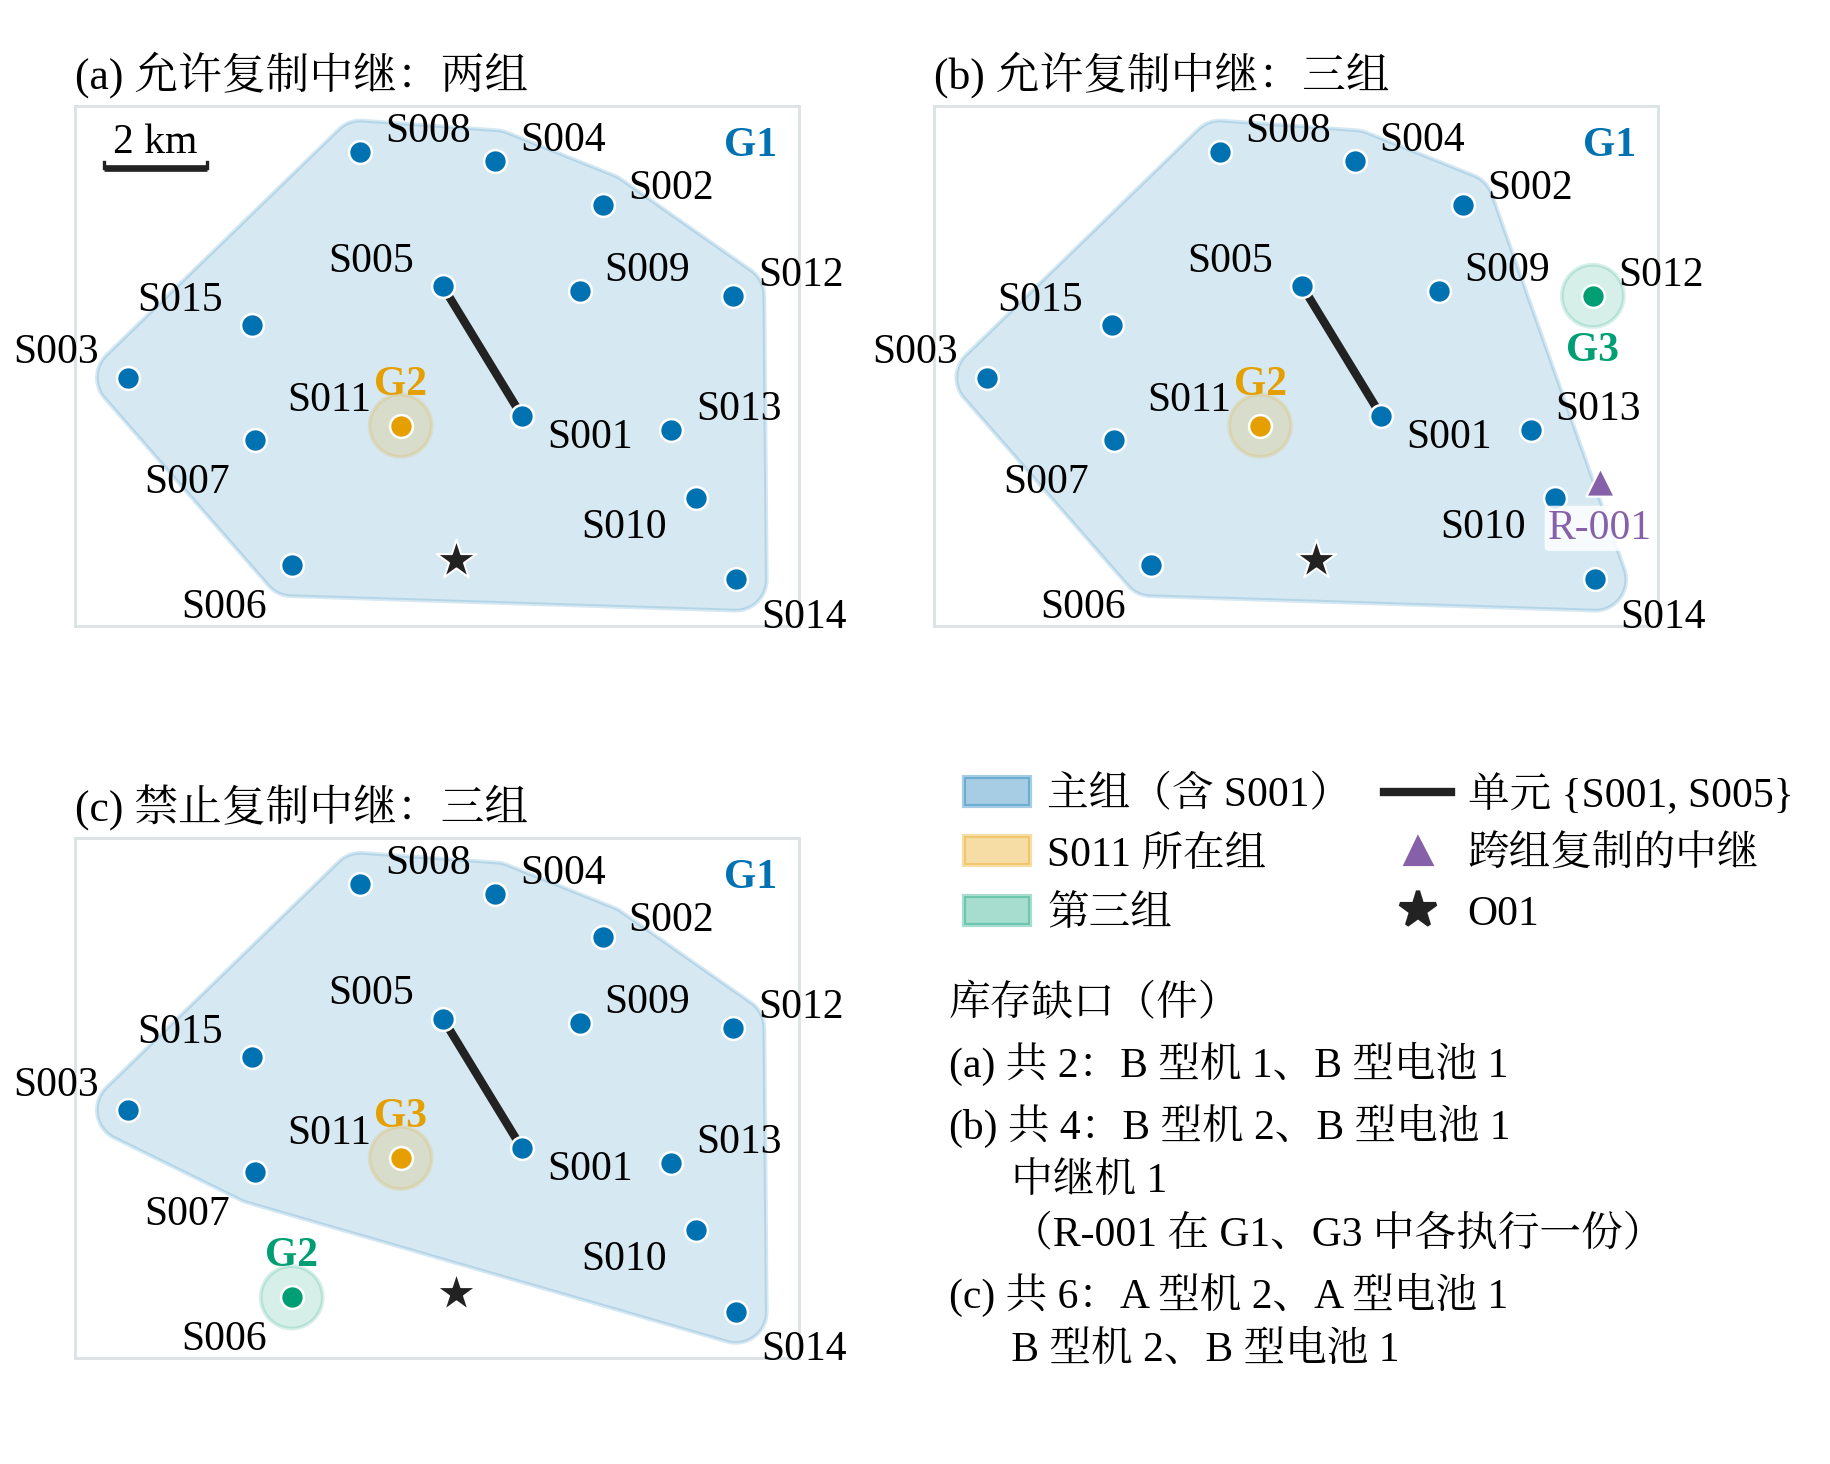

Reproduce this figure in Python.
"""图24 改进版：问题四的分区方案（原图源 figures/src/fig_q4_partition.py 的副本修改）。

改动：由 3×1 小图改为 2×2 布局（第四格放图例与各方案缺口），放大地图；用凸包底色区分各组；
各子图组色按组成员统一（含 S001 的主组为蓝色，S011 所在组为橙色，第三组为绿色），组号仍按原结果标注；
标出不可拆单元 {S001, S005}（同一架次 Q3-M002）以及跨组复制的中继任务（悬停点处标注）；删去图内标题与说明。
数据：原图源同名 CSV（各方案各节点的组别与经纬度），并与 results/q4.json、q4_no_copy_sensitivity.json 的
selected 方案逐项核对；中继悬停点取 results/q3.json。
"""
import sys
from pathlib import Path
HERE = Path(__file__).resolve().parent
sys.path.insert(0, str(HERE.parent / "lib"))
import math
from collections import defaultdict
import numpy as np
import figkit as fk
import matplotlib.pyplot as plt
from matplotlib.lines import Line2D
from matplotlib.patches import Patch, Polygon
from scipy.spatial import ConvexHull

STEM = "fig_q4_partition"
SRC_CSV = fk.ORIG_FIG / "src" / f"{STEM}.csv"
SCHEMES = [("copy_2", "q4", 2, "(a) 允许复制中继：两组"), ("copy_3", "q4", 3, "(b) 允许复制中继：三组"),
           ("no_copy_3", "nc", 3, "(c) 禁止复制中继：三组")]
COL = {"main": "#0072B2", "s011": "#E69F00", "third": "#009E73"}
LABEL_OFFSET = {"S001": (6, -5), "S002": (6, 4), "S003": (-7, 6), "S004": (6, 5), "S005": (-7, 6),
                "S006": (-6, -10), "S007": (-6, -10), "S008": (6, 5), "S009": (6, 5), "S010": (-7, -7),
                "S011": (-7, 6), "S012": (6, 5), "S013": (6, 5), "S014": (6, -9), "S015": (-7, 6)}


def hull_patch(pts, pad, kx, ky, **kw):
    ang = np.linspace(0, 2 * np.pi, 48, endpoint=False)
    cloud = np.array([(x + pad * math.cos(a) / kx, y + pad * math.sin(a) / ky) for x, y in pts for a in ang])
    h = ConvexHull(cloud)
    return Polygon(cloud[h.vertices], closed=True, **kw)


def role(sites):
    if "S001" in sites:
        return "main"
    if "S011" in sites:
        return "s011"
    return "third"


def main():
    fk.setup()
    rows = fk.read_source_csv(SRC_CSV)
    p4, p4n, p3 = fk.RESULTS / "q4.json", fk.RESULTS / "q4_no_copy_sensitivity.json", fk.RESULTS / "q3.json"
    res = {"q4": fk.load_json(p4), "nc": fk.load_json(p4n)}
    q3 = fk.load_json(p3)
    relays = {r["id"]: r for r in q3["relays"]}
    xy = {r["node"]: (float(r["longitude"]), float(r["latitude"])) for r in rows}
    sites = sorted(n for n in xy if n != "O01")
    lons = [p[0] for p in xy.values()] + [r["position"][0] for r in relays.values()]
    lats = [p[1] for p in xy.values()] + [r["position"][1] for r in relays.values()]
    lat_mid = (min(lats) + max(lats)) / 2
    kx, ky = fk.local_scale(lat_mid)
    x0, x1 = min(lons) - 0.010, max(lons) + 0.011
    y0, y1 = min(lats) - 0.008, max(lats) + 0.008

    fig, axs = plt.subplots(2, 2, figsize=(fk.FULL_W, 12.4 * fk.CM), layout="constrained")
    axes = [axs[0, 0], axs[0, 1], axs[1, 0]]
    info = []
    out_rows = []
    for ax, (scheme, src, K, title) in zip(axes, SCHEMES):
        sel = next(s for s in res[src]["selected"] if s["K"] == K)
        groups = {g["id"]: g for g in sel["groups"]}
        csv_groups = defaultdict(list)
        for r in rows:
            if r["scheme"] == scheme and r["group"]:
                csv_groups[r["group"]].append(r["node"])
        assert {k: sorted(v) for k, v in csv_groups.items()} == {k: sorted(g["sites"]) for k, g in groups.items()}
        relay_groups = defaultdict(list)
        for gid, g in groups.items():
            for rid in g["relay_ids"]:
                relay_groups[rid].append(gid)
        copied = {rid: gl for rid, gl in relay_groups.items() if len(gl) > 1}
        ax.set_xlim(x0, x1)
        ax.set_ylim(y0, y1)
        ax.set_aspect(1 / math.cos(math.radians(lat_mid)))
        ax.set_xticks([])
        ax.set_yticks([])
        for sp in ax.spines.values():
            sp.set_color(fk.C["grid"])
            sp.set_visible(True)
        colour = {}
        for gid, g in sorted(groups.items()):
            c = COL[role(g["sites"])]
            ax.add_patch(hull_patch([xy[s] for s in g["sites"]], 600, kx, ky, fc=c, alpha=0.16, ec=c, lw=0.9, zorder=1))
            for s in g["sites"]:
                colour[s] = c
            # 组号标注在组内最北的服务区旁
            top = max(g["sites"], key=lambda s: xy[s][1])
            if len(g["sites"]) == 1:
                ax.annotate(gid, xy[top], xytext=(0, 10 if top != "S012" else -13), textcoords="offset points",
                            ha="center", va="center", fontsize=10, color=c, fontweight="bold", zorder=7)
            else:
                ax.text(0.97, 0.96, gid, transform=ax.transAxes, ha="right", va="top", fontsize=10, color=c,
                        fontweight="bold")
            out_rows.append({"scheme": scheme, "group": gid, "colour_role": role(g["sites"]), "sites": " ".join(g["sites"]),
                             "relay_ids": " ".join(g["relay_ids"]), "shortage_total": sum(sel["shortage"].values())})
        ax.plot(*zip(xy["S001"], xy["S005"]), color=fk.C["ink"], lw=2.0, zorder=3)
        for rid, gl in sorted(copied.items()):
            lo, la = relays[rid]["position"][:2]
            ax.scatter(lo, la, marker="^", s=46, color=fk.C["relay"], edgecolor="white", linewidth=0.5, zorder=6)
            ax.annotate(rid, (lo, la), xytext=(0, -11), textcoords="offset points",
                        ha="center", va="center", fontsize=10, color=fk.C["relay"], zorder=7,
                        bbox=dict(boxstyle="round,pad=0.08", fc="white", ec="none", alpha=0.85))
        ax.scatter(*xy["O01"], marker="*", s=100, color=fk.C["ink"], edgecolor="white", linewidth=0.5, zorder=5)
        for s in sites:
            ax.scatter(*xy[s], s=30, color=colour[s], edgecolor="white", linewidth=0.6, zorder=5)
            dx, dy = LABEL_OFFSET[s]
            ax.annotate(s, xy[s], xytext=(dx, dy), textcoords="offset points", ha="left" if dx >= 0 else "right",
                        va="center", fontsize=10, zorder=6)
        ax.text(0.0, 1.015, title, transform=ax.transAxes, ha="left", va="bottom", fontsize=10.5)
        info.append((title[:3], K, sum(sel["shortage"].values()), sel["shortage"], copied))
    fk.scale_bar(axes[0], lat_mid, km=2, x0=0.04, y0=0.88)
    # 第四格：图例与缺口
    lg = axs[1, 1]
    lg.axis("off")
    handles = [Patch(fc=COL["main"], alpha=0.35, ec=COL["main"], label="主组（含 S001）"),
               Patch(fc=COL["s011"], alpha=0.35, ec=COL["s011"], label="S011 所在组"),
               Patch(fc=COL["third"], alpha=0.35, ec=COL["third"], label="第三组"),
               Line2D([], [], color=fk.C["ink"], lw=2.0, label="单元 {S001, S005}"),
               Line2D([], [], marker="^", ls="none", color=fk.C["relay"], markersize=6, label="跨组复制的中继"),
               Line2D([], [], marker="*", ls="none", color=fk.C["ink"], markersize=9, label="O01")]
    lg.legend(handles=handles, loc="upper left", bbox_to_anchor=(0.0, 1.0), frameon=False, ncol=2, columnspacing=0.8, handletextpad=0.4)
    names = {"drone_B": "B 型机", "battery_B": "B 型电池", "relay": "中继机", "drone_A": "A 型机", "battery_A": "A 型电池",
             "drone_C": "C 型机", "battery_C": "C 型电池", "component": "中继组件"}
    lines = ["库存缺口（件）"]
    for tag, K, tot, sh, cp in info:
        items = [f"{names[k]} {v}" for k, v in sh.items() if v]
        lines.append(f"{tag} 共 {tot}：" + "、".join(items[:2]))
        if items[2:]:
            lines.append("      " + "、".join(items[2:]))
        for rid, gl in sorted(cp.items()):
            lines.append(f"      （{rid} 在 {'、'.join(gl)} 中各执行一份）")
    lg.text(0.02, 0.66, "\n".join(lines), transform=lg.transAxes, ha="left", va="top", fontsize=10, linespacing=1.5)
    fk.write_csv(HERE / f"{STEM}.csv", out_rows)
    fk.save(fig, HERE, STEM, figure_id="图24（改进版）",
            caption="问题四的分区方案：(a)(b) 跨组中继整任务复制的两组、三组主方案；(c) 禁止复制的三组对照",
            section="9.4.2", sources=[SRC_CSV, p4, p4n, p3],
            key_values={t: {"K": K, "shortage_total": tot, "copied_relays": c} for t, K, tot, _, c in info},
            notes="各子图组色按组成员统一（组号保持原结果）；凸包底色表示同组服务区；三角为在两个组中各保留一份的中继任务。")


if __name__ == "__main__":
    main()
